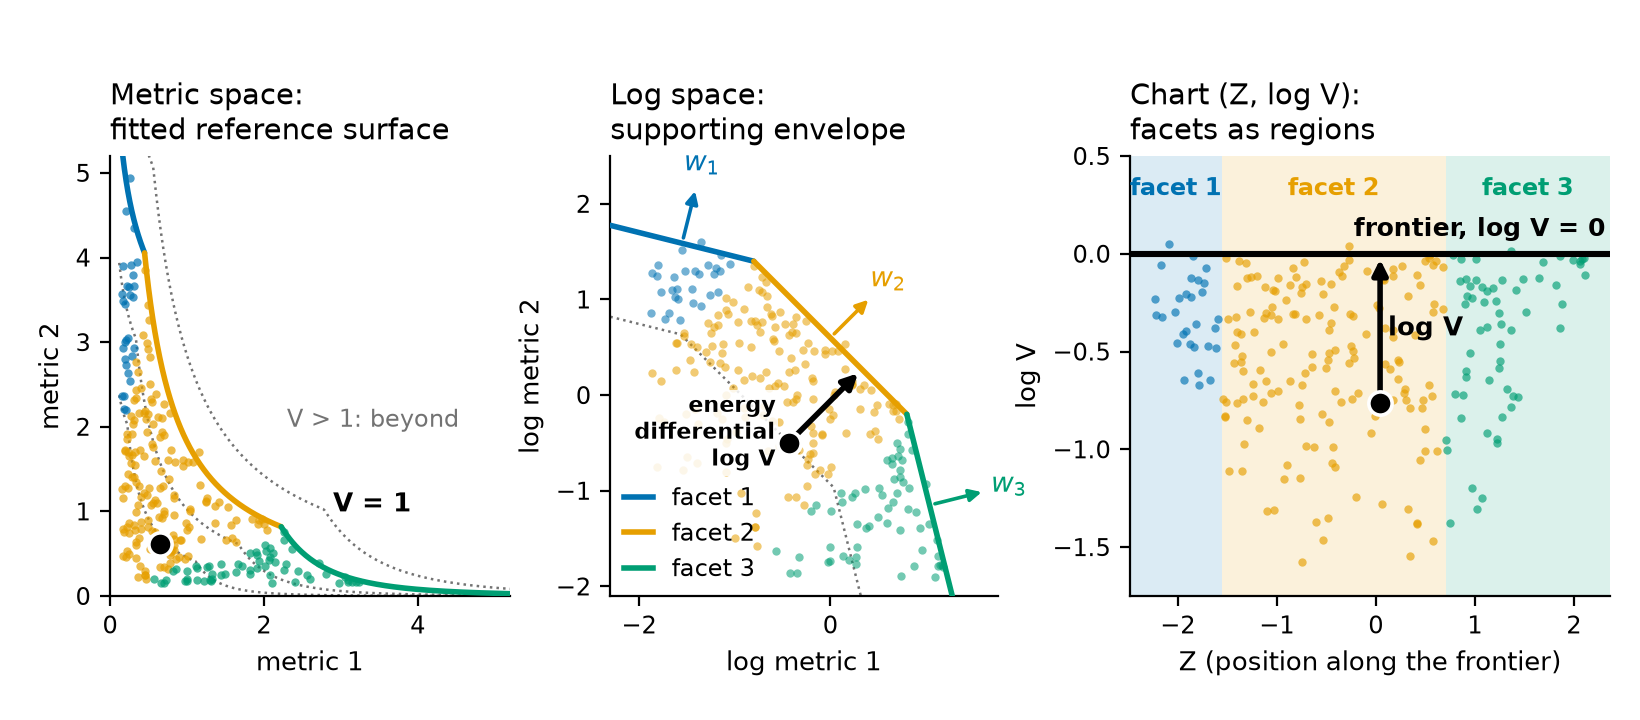

This figure's Python source:
"""Figure 1: the three-pane schematic of a trade space (synthetic; matplotlib only).

Regenerated from the design spike ``docs/superpowers/notes/spike-figure1/make_schematics.py`` (S4)
as specified by the supervisor: the first pane is kinked (hyperbolic sheets with sharp corners),
the second is piecewise linear (the same facets in log space with their normals and one design's
energy differential), the third is the chart with the frontier as one horizontal line and the facets
as coloured regions.

The world is one synthetic ``d = 2`` trade space with an envelope of ``K = 3`` terms in log space,
``Phi(u) = max_k (w_k . u - beta_k)``; the frontier is ``Phi = 0`` and the level sets of ``V`` are
translates of it along the all-ones direction. Everything is deterministic (a fixed seed), and the
data of the figure are returned by :func:`figure1_data` so a test can hash them.

Run ``uv run python paper/figures/figure1.py`` to write ``figure1.png`` and ``figure1.svg`` beside
this file.
"""

from __future__ import annotations

import hashlib
import pathlib

import matplotlib

matplotlib.use("Agg")
import matplotlib.pyplot as plt
import numpy as np
from matplotlib.lines import Line2D
from matplotlib.patches import FancyArrowPatch

from hyperbolic_trade_space.plotting import CATEGORY_COLORS, FRONTIER_COLOR

HERE = pathlib.Path(__file__).resolve().parent
SEED = 20261108
W = np.array([[0.2, 0.8], [0.5, 0.5], [0.8, 0.2]])  # exponent vectors w_k on the simplex
BETA = np.array([0.96, 0.30, 0.60])  # reaches beta_k
FACET_COLORS = CATEGORY_COLORS[:3]
HIGHLIGHT = FRONTIER_COLOR
LEVEL_COLOR = "0.45"
LEVELS = (0.5, 0.75, 1.25)
BEYOND = np.array([[-1.35, 0.06], [0.15, 0.08], [1.0, 0.07]])  # (u1, offset above V = 1)
EXTEND = 0.7
FONT = 9.5


def phi(u):
    """Hard-max envelope potential (log V) of rows of ``u`` in log space."""
    return np.max(np.atleast_2d(u) @ W.T - BETA, axis=-1)


def facet_of(u):
    """The facet that attains the maximum for each row of ``u``."""
    return np.argmax(np.atleast_2d(u) @ W.T - BETA, axis=-1)


def facet_line(k, u1):
    """log metric 2 on facet ``k``'s hyperplane at log metric 1 = ``u1``."""
    return (BETA[k] - W[k, 0] * u1) / W[k, 1]


def envelope(u1):
    """The frontier ``Phi = 0`` as a curve ``u2(u1)``: the minimum of the facet lines."""
    return np.min([facet_line(k, u1) for k in range(3)], axis=0)


def envelope_at(u1, level):
    """The level set ``Phi = level``: the frontier shifted along the all-ones direction."""
    return envelope(u1 - level) + level


def active_ranges():
    """The ``u1`` interval on which each facet is on the frontier."""
    c12 = (BETA[0] / W[0, 1] - BETA[1] / W[1, 1]) / (W[0, 0] / W[0, 1] - W[1, 0] / W[1, 1])
    c23 = (BETA[1] / W[1, 1] - BETA[2] / W[2, 1]) / (W[1, 0] / W[1, 1] - W[2, 0] / W[2, 1])
    return [(-np.inf, c12), (c12, c23), (c23, np.inf)]


def _visible(box):
    u1_lo, u1_hi, u2_lo, u2_hi = box
    out = []
    for k, (a, b) in enumerate(active_ranges()):
        left = (BETA[k] - W[k, 1] * u2_hi) / W[k, 0]
        right = (BETA[k] - W[k, 1] * u2_lo) / W[k, 0]
        out.append((max(a, u1_lo, left), min(b, u1_hi, right)))
    return out


def figure1_data():
    """The synthetic designs and the highlighted design of the figure.

    Returns
    -------
    dict
        ``u`` (rows in log space, 250 below the envelope and 3 just beyond it), ``logV``, ``facet``,
        ``Z`` (position along the frontier, ``(u1 - u2) / sqrt(2)``), ``design`` (the index of the
        highlighted design), ``corners`` (the ``Z`` values where the frontier changes facet), the
        facet exponents ``W`` and reaches ``BETA``.
    """
    rng = np.random.default_rng(SEED)
    pts = []
    while len(pts) < 250:
        u = rng.uniform([-1.9, -1.9], [1.6, 1.6], size=(4000, 2))
        p = phi(u)
        keep = (p <= 0.0) & (p >= -1.6) & (rng.uniform(size=len(u)) < np.exp(1.1 * p))
        pts.extend(u[keep])
    u = np.array(pts[:250])
    beyond = np.column_stack([BEYOND[:, 0], envelope(BEYOND[:, 0]) + BEYOND[:, 1]])
    u = np.vstack([u, beyond])
    logv, f = phi(u), facet_of(u)
    z = (u[:, 0] - u[:, 1]) / np.sqrt(2)
    pick = np.where((f == 1) & (logv < -0.55) & (logv > -0.8) & (np.abs(z) < 0.35))[0][0]
    c1, c2 = (r[1] for r in active_ranges()[:2])
    corners = sorted([(c1 - facet_line(0, c1)) / np.sqrt(2), (c2 - facet_line(2, c2)) / np.sqrt(2)])
    return {"u": u, "logV": logv, "facet": f, "Z": z, "design": int(pick),
            "corners": np.array(corners), "W": W, "BETA": BETA}  # fmt: skip


def data_hash(data=None) -> str:
    """SHA-256 of the figure's data arrays (the deterministic fingerprint a test pins)."""
    data = figure1_data() if data is None else data
    h = hashlib.sha256()
    for key in sorted(data):
        h.update(key.encode())
        h.update(np.ascontiguousarray(np.asarray(data[key], dtype=float)).tobytes())
    return h.hexdigest()


def _scatter(ax, xy, f, alpha=0.7, s=9):
    for k in range(3):
        ax.scatter(*xy[f == k].T, s=s, color=FACET_COLORS[k], alpha=alpha, lw=0, zorder=3)


def _star(ax, xy):
    ax.scatter(*xy, s=70, color=HIGHLIGHT, edgecolor="white", lw=1.3, zorder=9)


def figure1(figsize=(8.2, 3.6)):
    """Draw Figure 1.

    Parameters
    ----------
    figsize : tuple of float, optional
        Width and height in inches.

    Returns
    -------
    matplotlib.figure.Figure
        Three panes: the fitted reference surface in metric space (kinked sheets), the facets
        with their normals and one design's energy differential in log space, and the chart
        (Z, log V) with the frontier as one horizontal line and the facets as coloured regions.
    """
    d = figure1_data()
    u, f, z, logv, i = d["u"], d["facet"], d["Z"], d["logV"], d["design"]
    us, zs, ls = u[i], z[i], logv[i]
    top = us - ls  # where uniform scaling carries the design onto the frontier
    with plt.rc_context({"font.size": FONT, "axes.titlesize": FONT + 1,
                         "axes.labelsize": FONT, "xtick.labelsize": FONT - 1,
                         "ytick.labelsize": FONT - 1, "axes.spines.top": False,
                         "axes.spines.right": False}):  # fmt: skip
        fig = plt.figure(figsize=figsize)
        fw, fh = figsize
        y0, h = 0.62 / fh, 2.2 / fh  # the three panes share the baseline and the height
        axm = fig.add_axes([0.55 / fw, y0, 2.0 / fw, h])
        axl = fig.add_axes([3.05 / fw, y0, 1.94 / fw, h])
        axc = fig.add_axes([5.65 / fw, y0, 2.4 / fw, h])
        box_l = (-2.3, 1.75, -2.1, 2.5)

        # pane 1: metric space, the fitted reference surface, hyperbolic sheets with sharp corners
        _scatter(axm, np.exp(u), f)
        g = np.exp(np.linspace(np.log(0.12), np.log(5.2), 600))
        for lev in LEVELS:
            axm.plot(
                g,
                np.exp(envelope_at(np.log(g), np.log(lev))),
                color=LEVEL_COLOR,
                lw=0.9,
                ls=":",
                zorder=2,
            )
        for k, (a, b) in enumerate(
            _visible((np.log(0.12), np.log(5.2), np.log(0.02), np.log(5.2)))
        ):
            seg = np.exp(np.linspace(a, b, 160))
            axm.plot(
                seg,
                np.exp(facet_line(k, np.log(seg))),
                color=FACET_COLORS[k],
                lw=2.0,
                zorder=4,
                solid_capstyle="round",
            )
        _star(axm, np.exp(us))
        axm.set_xlim(0, 5.2)
        axm.set_ylim(0, 5.2)
        axm.set_xlabel("metric 1")
        axm.set_ylabel("metric 2")
        axm.set_title("Metric space:\nfitted reference surface", loc="left")
        axm.text(2.9, 1.0, "V = 1", fontsize=FONT, fontweight="bold")
        axm.text(2.3, 2.0, "V > 1: beyond", fontsize=FONT - 1, color=LEVEL_COLOR)

        # pane 2: log space, the facets with normals and one design's energy differential
        _scatter(axl, u, f, alpha=0.55)
        gg = np.linspace(box_l[0], box_l[1], 400)
        axl.plot(gg, envelope_at(gg, ls), color=LEVEL_COLOR, lw=0.9, ls=":", zorder=2)
        for k, (a, b) in enumerate(_visible(box_l)):
            seg = np.linspace(a, b, 60)
            axl.plot(
                seg,
                facet_line(k, seg),
                color=FACET_COLORS[k],
                lw=2.0,
                zorder=4,
                solid_capstyle="round",
            )
            um = np.array([(a + b) / 2, facet_line(k, (a + b) / 2)])
            n = W[k] / np.linalg.norm(W[k]) * 0.62
            axl.add_patch(
                FancyArrowPatch(
                    um,
                    um + n,
                    arrowstyle="-|>",
                    mutation_scale=9,
                    color=FACET_COLORS[k],
                    lw=1.3,
                    zorder=6,
                )
            )
            axl.text(
                *(um + n * 1.38),
                rf"$w_{k + 1}$",
                color=FACET_COLORS[k],
                ha="center",
                va="center",
                fontsize=FONT + 0.5,
                fontweight="bold",
                zorder=7,
            )
        axl.add_patch(
            FancyArrowPatch(
                us, top, arrowstyle="-|>", mutation_scale=11, color=HIGHLIGHT, lw=2.0, zorder=8
            )
        )
        _star(axl, us)
        axl.text(
            us[0] - 0.14,
            us[1] + 0.1,
            "energy\ndifferential\nlog V",
            fontsize=FONT - 1.5,
            fontweight="bold",
            va="center",
            ha="right",
            zorder=10,
            bbox={"fc": "white", "ec": "none", "alpha": 0.85, "pad": 1.0},
        )
        axl.set_xlim(box_l[0], box_l[1])
        axl.set_ylim(box_l[2], box_l[3])
        axl.set_aspect("equal")
        axl.set_xlabel("log metric 1")
        axl.set_ylabel("log metric 2")
        axl.set_title("Log space:\nsupporting envelope", loc="left")

        # pane 3: the chart (Z, log V): the frontier is one horizontal line, facets are regions
        zlim = (z.min() - 0.25, z.max() + 0.25)
        edges = [zlim[0], *d["corners"], zlim[1]]
        for k in range(3):
            axc.axvspan(edges[k], edges[k + 1], color=FACET_COLORS[k], alpha=0.14, lw=0, zorder=1)
            axc.text(
                (edges[k] + edges[k + 1]) / 2,
                0.3,
                f"facet {k + 1}",
                ha="center",
                color=FACET_COLORS[k],
                fontsize=FONT - 1,
                fontweight="bold",
            )
        axc.axhline(0.0, color=FRONTIER_COLOR, lw=2.2, zorder=4)
        for k in range(3):
            axc.scatter(
                z[f == k], logv[f == k], s=9, color=FACET_COLORS[k], alpha=0.65, lw=0, zorder=3
            )
        axc.add_patch(
            FancyArrowPatch(
                (zs, ls),
                (zs, 0.0),
                arrowstyle="-|>",
                mutation_scale=11,
                color=HIGHLIGHT,
                lw=2.0,
                zorder=8,
            )
        )
        _star(axc, (zs, ls))
        axc.text(zs + 0.08, ls / 2, "log V", fontsize=FONT, fontweight="bold", va="center")
        axc.text(
            zlim[1] - 0.05,
            0.06,
            "frontier, log V = 0",
            ha="right",
            va="bottom",
            fontsize=FONT - 0.5,
            fontweight="bold",
        )
        axc.set_xlim(*zlim)
        axc.set_ylim(-1.75, 0.5)
        axc.set_xlabel("Z (position along the frontier)")
        axc.set_ylabel("log V")
        axc.set_title("Chart (Z, log V):\nfacets as regions", loc="left")
        axl.legend(handles=[Line2D([], [], color=FACET_COLORS[k], lw=2.0, label=f"facet {k + 1}")
                            for k in range(3)], loc="lower left", frameon=False,
                   fontsize=FONT - 1, handlelength=1.2, borderaxespad=0.2)  # fmt: skip
    return fig


def main():
    """Write ``figure1.png`` and ``figure1.svg`` beside this file."""
    fig = figure1()
    fig.savefig(HERE / "figure1.png", dpi=200, metadata={"Software": None})
    fig.savefig(HERE / "figure1.svg", metadata={"Date": None, "Creator": None})
    plt.close(fig)
    print("wrote", HERE / "figure1.png", HERE / "figure1.svg")


if __name__ == "__main__":
    main()
